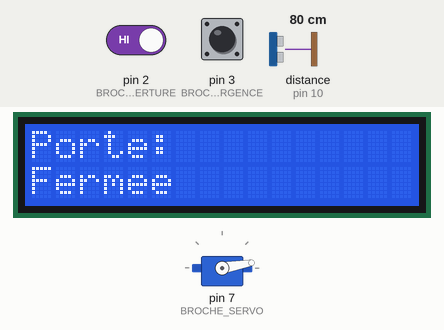
The sketch below on a simulated Arduino Uno, built with avr-gcc and run on an emulated ATmega328P. On the bench: servo, 16×2 character LCD. Wiring (inferred from the names in the program): ultrasonic range finder: trigger pin 9; echo pin 10. The inputs (shaded band) are chosen by the test bench; at power-on: distance to the obstacle (sensor on pin 10) 80 cm, pin 3 (BROCHE_BTN_URGENCE) HIGH, pin 2 (BROCHE_BTN_OUVERTURE) HIGH. The echo pulse lasts 58.3 µs per cm; what the sketch prints to the serial monitor is not drawn.

Above: at 1.2 s.
1.3 s: distance to the obstacle (sensor on pin 10) set to 13 cm
2.8 s: distance to the obstacle (sensor on pin 10) set to 10 cm
At 2.97 s:
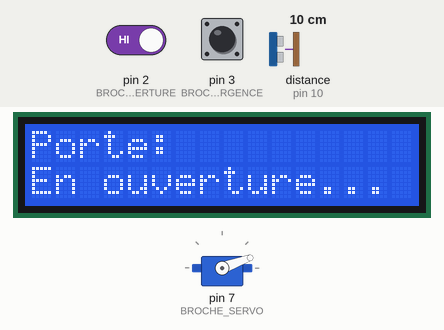
At 3.58 s:
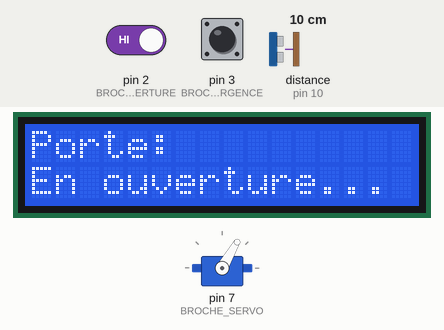
5.2 s: pin 3 (BROCHE_BTN_URGENCE) pulled LOW for 0.15 s
At 5.46 s:
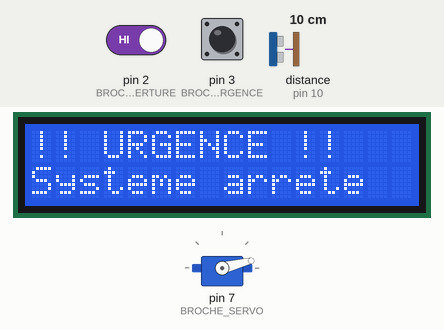
5.9 s: pin 3 (BROCHE_BTN_URGENCE) pulled LOW for 1 s
At 7.47 s:
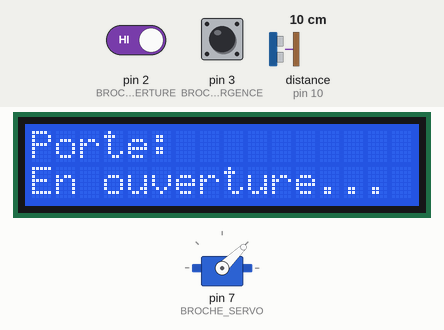
7.5 s: pin 3 (BROCHE_BTN_URGENCE) pulled LOW for 0.15 s
8.2 s: pin 2 (BROCHE_BTN_OUVERTURE) driven LOW and pin 3 (BROCHE_BTN_URGENCE) driven LOW
Timing chart, 0 to 12.2 s (numbered marks = the images above; inputs shaded):
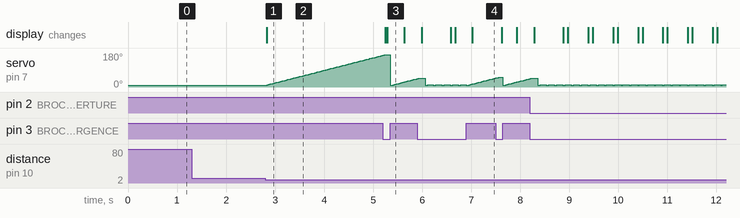

Measured:
- the behaviour switches between 12 and 11 cm on distance to the obstacle (sensor on pin 10) (found by bisection; images 0 and 1)
- after the input at 1.3 s, every drawn part: stays the same
- after the input at 2.8 s, servo on pin 7 (BROCHE_SERVO): moves from 10° to 168° over 2.3 s, starting at once; the display: changes at once (image 1)
- after the input at 5.2 s, the display: first differs from a run without the input after 0.09 s (image 3)

The sketch:

Labo04.ino
```cpp
#include <Servo.h>
#include <Wire.h>
#include <LiquidCrystal_I2C.h>

//Broches
const int BROCHE_SERVO         = 7;
const int BROCHE_TRIG          = 9;
const int BROCHE_ECHO          = 10;
const int BROCHE_BTN_OUVERTURE = 2;
const int BROCHE_BTN_URGENCE   = 3;

//Constantes de configuration
const int  DISTANCE_DETECTION_CM = 10;
const int  ANGLE_FERME           = 10;
const int  ANGLE_OUVERT          = 170;
const int  DELAI_ATTENTE_MS      = 10000;
const int  DELAI_MOUVEMENT_MS    = 15;
const long DELAI_ANTI_REBOND_MS  = 50;

//États de la machine
enum EtatPorte {
  ETAT_FERME,
  ETAT_OUVERTURE,
  ETAT_OUVERT,
  ETAT_FERMETURE,
  ETAT_URGENCE
};

//Variables globales
EtatPorte etatActuel    = ETAT_FERME;
int       angleActuel   = ANGLE_FERME;
long      tempsDebutAttente = 0;
long      dernierMouvServo  = 0;

//Anti-rebond boutons
bool btnOuvertureEtatPrecedent = HIGH;
bool btnUrgenceEtatPrecedent   = HIGH;
long dernierChangBtnOuv        = 0;
long dernierChangBtnUrg        = 0;

//Indicateur de rafraîchissement LCD
EtatPorte dernierEtatAffiche = (EtatPorte)-1;

Servo             servo;
LiquidCrystal_I2C lcd(0x27, 16, 2);


//Mesure la distance en cm via le HC-SR04. Retourne -1 si hors de portée.
int lireDistance() {
  digitalWrite(BROCHE_TRIG, LOW);
  delayMicroseconds(2);
  digitalWrite(BROCHE_TRIG, HIGH);
  delayMicroseconds(10);
  digitalWrite(BROCHE_TRIG, LOW);

  long duree = pulseIn(BROCHE_ECHO, HIGH, 30000);
  if (duree == 0) return -1;
  return (int)(duree * 0.034 / 2);
}

//Lit un bouton avec anti-rebond. Retourne true UNIQUEMENT sur le front descendant (une seule fois par appui).
bool boutonAppuye(int broche, bool &etatPrecedent, long &dernierChangement) {
  bool etatCourant = digitalRead(broche);

  if (etatCourant != etatPrecedent) {
    dernierChangement = millis();
    etatPrecedent = etatCourant;
  }

  if ((millis() - dernierChangement) > DELAI_ANTI_REBOND_MS && etatCourant == LOW) {
    etatPrecedent = HIGH; // Consomme l'événement
    return true;
  }
  return false;
}

//Met à jour l'affichage LCD uniquement si l'état a changé.
void mettreAJourLCD(EtatPorte etat) {
  if (etat == dernierEtatAffiche) return;
  dernierEtatAffiche = etat;

  lcd.clear();
  lcd.setCursor(0, 0);
  lcd.print("Porte:");

  switch (etat) {
    case ETAT_FERME:
      lcd.setCursor(0, 1);
      lcd.print("Fermee          ");
      break;
    case ETAT_OUVERTURE:
      lcd.setCursor(0, 1);
      lcd.print("En ouverture... ");
      break;
    case ETAT_OUVERT:
      lcd.setCursor(0, 1);
      lcd.print("Ouverte         ");
      break;
    case ETAT_FERMETURE:
      lcd.setCursor(0, 1);
      lcd.print("En fermeture... ");
      break;
    case ETAT_URGENCE:
      lcd.clear();
      lcd.setCursor(0, 0);
      lcd.print("!! URGENCE !!   ");
      lcd.setCursor(0, 1);
      lcd.print("Systeme arrete  ");
      break;
  }
}

//Déplace le servo d'un degré vers l'angle cible de façon non-bloquante. Retourne true quand l'angle cible est atteint.
bool deplacerServoVers(int angleCible) {
  long maintenant = millis();
  if (maintenant - dernierMouvServo < DELAI_MOUVEMENT_MS) return false;
  dernierMouvServo = maintenant;

  if (angleActuel < angleCible) {
    angleActuel++;
  } else if (angleActuel > angleCible) {
    angleActuel--;
  }

  servo.write(angleActuel);
  return (angleActuel == angleCible);
}

//Gère la transition vers un nouvel état.
void entrerEtat(EtatPorte nouvelEtat) {
  etatActuel = nouvelEtat;
  mettreAJourLCD(etatActuel);

  if (nouvelEtat == ETAT_OUVERT) {
    tempsDebutAttente = millis();
  }
}


void setup() {
  pinMode(BROCHE_TRIG, OUTPUT);
  pinMode(BROCHE_ECHO, INPUT);
  pinMode(BROCHE_BTN_OUVERTURE, INPUT_PULLUP);
  pinMode(BROCHE_BTN_URGENCE,   INPUT_PULLUP);

  servo.attach(BROCHE_SERVO);
  servo.write(ANGLE_FERME);
  angleActuel = ANGLE_FERME;

  lcd.init();
  lcd.backlight();

  entrerEtat(ETAT_FERME);

  Serial.begin(9600);
  Serial.println("Systeme demarre - ETAT_FERME");
}


void loop() {
  //Lecture boutons (anti-rebond)
  bool btnOuvAppuye = boutonAppuye(
    BROCHE_BTN_OUVERTURE,
    btnOuvertureEtatPrecedent,
    dernierChangBtnOuv
  );

  bool btnUrgAppuye = boutonAppuye(
    BROCHE_BTN_URGENCE,
    btnUrgenceEtatPrecedent,
    dernierChangBtnUrg
  );

  //Machine à états
  switch (etatActuel) {

    case ETAT_FERME: {
      int distance = lireDistance();
      bool clientDetecte = (distance > 0 && distance <= DISTANCE_DETECTION_CM);

      if (btnUrgAppuye) {
        entrerEtat(ETAT_URGENCE);
        Serial.println("Urgence activee depuis FERME");
      } else if (clientDetecte || btnOuvAppuye) {
        entrerEtat(ETAT_OUVERTURE);
        Serial.println("Debut ouverture");
      }
      break;
    }

    case ETAT_OUVERTURE: {
      if (btnUrgAppuye) {
        entrerEtat(ETAT_URGENCE);
        Serial.println("Urgence activee durant ouverture");
        break;
      }

      bool arrive = deplacerServoVers(ANGLE_OUVERT);
      if (arrive) {
        entrerEtat(ETAT_OUVERT);
        Serial.println("Porte completement ouverte");
      }
      break;
    }

    case ETAT_OUVERT: {
      if (btnUrgAppuye) {
        entrerEtat(ETAT_URGENCE);
        Serial.println("Urgence activee durant attente");
        break;
      }
      if (btnOuvAppuye) {
        tempsDebutAttente = millis();
      }
      if ((millis() - tempsDebutAttente) >= DELAI_ATTENTE_MS) {
        entrerEtat(ETAT_FERMETURE);
        Serial.println("Debut fermeture");
      }
      break;
    }

    case ETAT_FERMETURE: {
      if (btnUrgAppuye) {
        entrerEtat(ETAT_URGENCE);
        Serial.println("Urgence activee durant fermeture");
        break;
      }
      if (btnOuvAppuye) {
        entrerEtat(ETAT_OUVERTURE);
        Serial.println("Bouton ouverture durant fermeture -> reouverture");
        break;
      }

      bool arrive = deplacerServoVers(ANGLE_FERME);
      if (arrive) {
        entrerEtat(ETAT_FERME);
        Serial.println("Porte completement fermee");
      }
      break;
    }

    case ETAT_URGENCE: {
      if (btnUrgAppuye) {
        angleActuel = ANGLE_FERME;
        servo.write(ANGLE_FERME);
        dernierEtatAffiche = (EtatPorte)-1;
        entrerEtat(ETAT_FERME);
        Serial.println("Retour FERME");
      }
      break;
    }
  }
}
```
